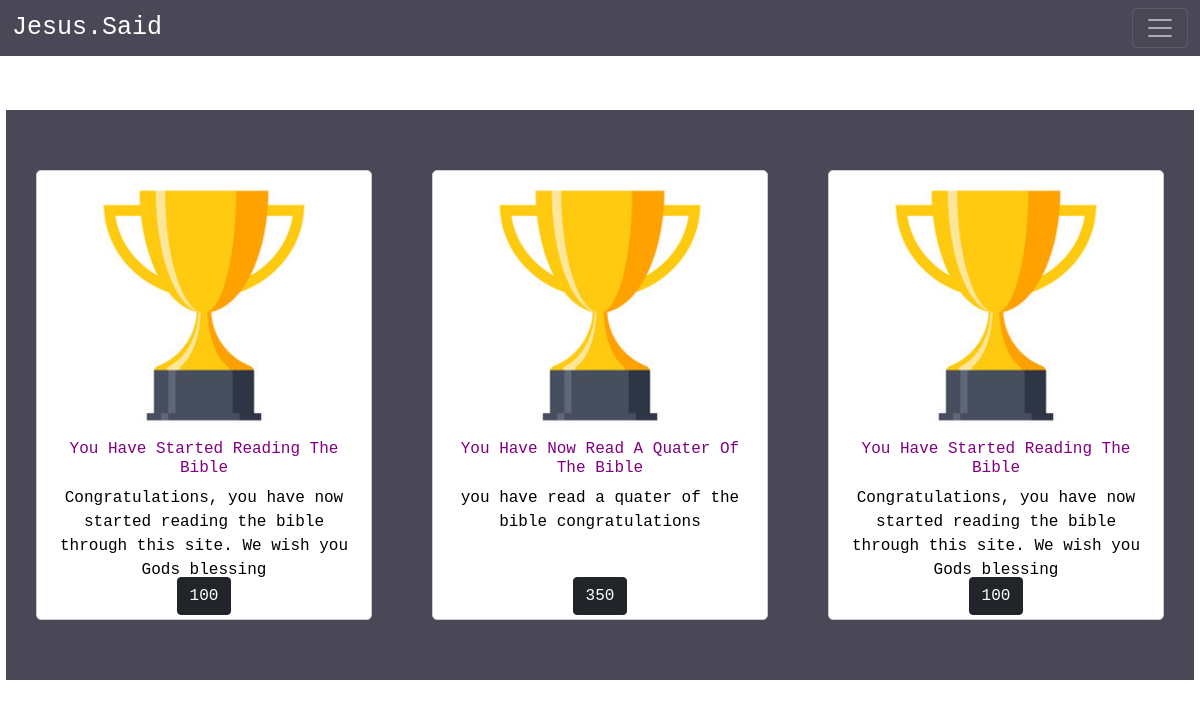
Screenshot of /BibleStudy/My-Achievements/ (signed in) with the database file from the repository.
### BibleStudy/models.py (models this page shows, shortened)
class MyAchievements(models.Model):
    user = models.ForeignKey(MyUser, on_delete=models.CASCADE)
    achievement = models.ForeignKey(Achievements, on_delete=models.CASCADE)

class Achievements(models.Model):
    name = models.CharField(max_length=100)
    description = models.TextField(max_length=300)
    points = models.PositiveIntegerField()

### BibleStudy/views.py (the view)
# urls.py: path('My-Achievements/', UsersAchievements.as_view(), name='achievements'),
class UsersAchievements(TemplateView):
    template_name = 'BibleStudy/my_achievements.html'
    def get_context_data(self, **kwargs):
        context = super().get_context_data(**kwargs)
        user = self.request.user
        achievements = MyAchievements.objects.filter(user=user)
        context['achievements'] = achievements
        return context

### BibleStudy/templates/BibleStudy/my_achievements.html
{% extends 'Users/base.html' %}
{% load custom_filters %}
{% load static %}
{% block content %}
<br>
<br>
<br>
<br>
<br>
<div class="content-container">
    <div class="charities-view">
        {% for achievement in achievements %}
          <a  class="no-style">
            <div class="charity-card" >
                    <img src="{% static 'Users/240_F_139317922_FAWtQJMMVOVvDeM2OVg0ofiwIvBUrrux.jpg' %}">
               <div class="charity-text" style="padding-left: 10px;padding-right: 10px;">
                <h6 style="color: purple;" >
                  {{ achievement.achievement.name|title }}
              </h6>
              <p>{{ achievement.achievement.description }}</p>
               </div>
               <div class="text-center" style="font-size: 30px;color: orange;">
                <div class="btn btn-dark">{{ achievement.achievement.points }}</div>
               </div>
            </div>
          </a>
        {% endfor %}
    </div>
</div>
{% endblock %}

### Users/static/Users/styles.css (style rules this page uses)
* { padding: 0; margin: 0; font-family: 'Courier New', Courier, monospace !important; }
.no-style { text-decoration:none; color:black; }
.content-container { width: 100%; min-height: 100vh; height: auto; position: absolute; top: 60px; }
.charities-view { display: grid; grid-template-columns: repeat(3, .6fr); background-color:rgba(29, 25, 46, .8); padding-top: 30px; margin: 50px auto ; width: 90%; height: max-content; }
.charity-card { border-radius: 5px; width: 85%; height: 400px; margin: 30px auto 60px auto; background-color:rgb(255, 255, 255); height: 450px; border: 1px solid #ccc; overflow: hidden; }
.charity-card img { width: 100%; height: 60%; object-fit: contain; }
.charity-card .charity-text { height: 30%; text-align: center; }
@media (max-width: 1200px) { .charities-view { grid-template-columns: repeat(3, .8fr); width: 99%; } }

### rows the page displays
MyAchievements: achievement.name "You Have Started Reading The Bible", achievement.description "Congratulations, you have now started reading the bible through this site. We wish you Gods blessing", achievement.points "100"
MyAchievements: achievement.name "You Have Now Read A Quater Of The Bible", achievement.description "you have read a quater of the bible congratulations", achievement.points "350"
MyAchievements: achievement.name "You Have Started Reading The Bible", achievement.description "Congratulations, you have now started reading the bible through this site. We wish you Gods blessing", achievement.points "100"
